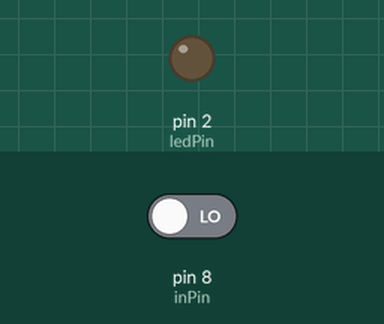
Recording of a sketch running on a simulated Arduino Uno, built with avr-gcc and run on an emulated ATmega328P. On the bench: output pins drawn as LEDs (lit = HIGH). The test bench sets the inputs (shaded band); at power-on: pin 8 (inPin) LOW.

Above: at 1.2 s.
1.3 s: pin 8 (inPin) driven HIGH
At 2.5 s:
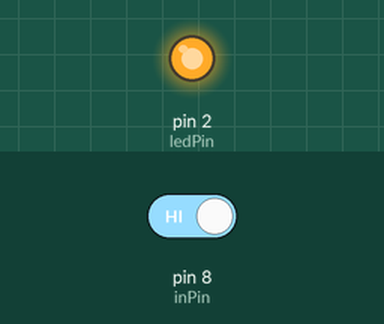
2.8 s: pin 8 (inPin) driven LOW
At 3.8 s:
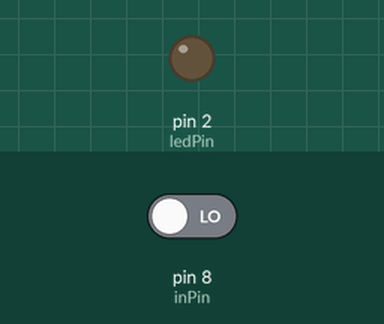
Timing chart, 0 to 5.8 s (numbered marks = the images above; inputs shaded):
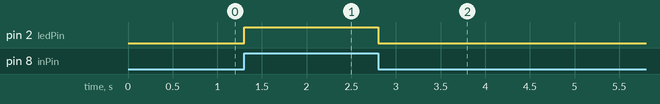

Measured:
- after the input at 1.3 s, pin 2 (ledPin): LOW → HIGH at once
- after the input at 2.8 s, pin 2 (ledPin): HIGH → LOW at once

The sketch:

4.ino
```cpp
#define key1 digitalRead(A0)
#define key2 digitalRead(A1)

voidsetup(){
  pinMode(A0, INPUT);
  pinMode(A1, INPUT);
  pinMode(0, OUTPUT);
  pinMode(1, OUTPUT);
  pinMode(2, OUTPUT);
  pinMode(3, OUTPUT);
}

voidloop(){
  int i,a;
  int dancingLight1[ 4 ][ 4 ] = {
  { 0, 0, 0, 1 },
  { 0, 0, 1, 0 },
  { 0, 1, 0, 0 },
  { 1, 0, 0, 0 }
  };
  int dancingLight2[ 2 ][ 4 ] = {
  { 0, 1, 1, 0 },
  { 1, 0, 0, 1 }
  };
  for (i = 0; i <= 3; i++) {
    digitalWrite(i, 0);
  }
  if (key1 == 0) {
    for (a = 0; (a <= 3) & (key2 == 1); a++) {
      for (i = 0; i <= 3; i++) {
        digitalWrite(i, dancingLight1[a][i]);
      }
      delay(200);
    }
  }
  if (key2 == 0) {
    for (a = 0; (a <= 1) & (key1 == 1); a++) {
      for (i = 0; i <= 3; i++) {
        digitalWrite(i, dancingLight2[a][i]);
      }
      delay(300);
    }
  }
}
```

1.ino
```cpp
int inPin = 8;
int ledPin = 2;
int val = 0;
void setup() {
  pinMode(ledPin, OUTPUT);
  pinMode(inPin, INPUT);
}

void loop() {
  val = digitalRead(inPin);
  if (val == HIGH)
  {
  digitalWrite(ledPin, HIGH);
  }
  else
  {
  digitalWrite(ledPin, LOW);
  }
}
```
